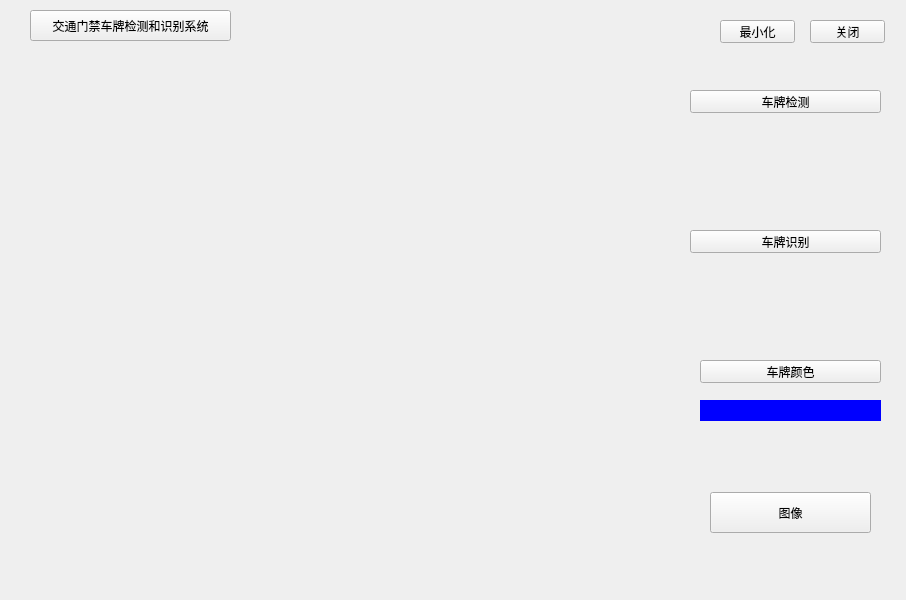
<?xml version="1.0" encoding="UTF-8"?>
<ui version="4.0">
 <class>MainWindow</class>
 <widget class="QMainWindow" name="MainWindow">
  <property name="geometry">
   <rect>
    <x>0</x>
    <y>0</y>
    <width>906</width>
    <height>600</height>
   </rect>
  </property>
  <property name="windowTitle">
   <string>交通门禁车牌检测和识别系统</string>
  </property>
  <property name="windowIcon">
   <iconset resource="my_pic.qrc">
    <normaloff>:/pic/pic/logo.ico</normaloff>:/pic/pic/logo.ico</iconset>
  </property>
  <widget class="QWidget" name="centralWidget">
   <widget class="QLabel" name="label">
    <property name="geometry">
     <rect>
      <x>30</x>
      <y>50</y>
      <width>611</width>
      <height>501</height>
     </rect>
    </property>
    <property name="text">
     <string/>
    </property>
   </widget>
   <widget class="QPushButton" name="pushButton">
    <property name="geometry">
     <rect>
      <x>720</x>
      <y>20</y>
      <width>75</width>
      <height>23</height>
     </rect>
    </property>
    <property name="text">
     <string>最小化</string>
    </property>
   </widget>
   <widget class="QPushButton" name="pushButton_2">
    <property name="geometry">
     <rect>
      <x>810</x>
      <y>20</y>
      <width>75</width>
      <height>23</height>
     </rect>
    </property>
    <property name="text">
     <string>关闭</string>
    </property>
   </widget>
   <widget class="QPushButton" name="pushButton_3">
    <property name="geometry">
     <rect>
      <x>690</x>
      <y>90</y>
      <width>191</width>
      <height>23</height>
     </rect>
    </property>
    <property name="text">
     <string>车牌检测</string>
    </property>
    <property name="icon">
     <iconset resource="my_pic.qrc">
      <normaloff>:/pic/pic/cut.png</normaloff>:/pic/pic/cut.png</iconset>
    </property>
   </widget>
   <widget class="QLabel" name="label_2">
    <property name="geometry">
     <rect>
      <x>700</x>
      <y>140</y>
      <width>181</width>
      <height>61</height>
     </rect>
    </property>
    <property name="text">
     <string/>
    </property>
   </widget>
   <widget class="QPushButton" name="pushButton_4">
    <property name="geometry">
     <rect>
      <x>690</x>
      <y>230</y>
      <width>191</width>
      <height>23</height>
     </rect>
    </property>
    <property name="text">
     <string>车牌识别</string>
    </property>
    <property name="icon">
     <iconset resource="my_pic.qrc">
      <normaloff>:/pic/pic/shibie.png</normaloff>:/pic/pic/shibie.png</iconset>
    </property>
   </widget>
   <widget class="QLabel" name="label_3">
    <property name="geometry">
     <rect>
      <x>700</x>
      <y>290</y>
      <width>171</width>
      <height>41</height>
     </rect>
    </property>
    <property name="text">
     <string/>
    </property>
   </widget>
   <widget class="QPushButton" name="pushButton_5">
    <property name="geometry">
     <rect>
      <x>700</x>
      <y>360</y>
      <width>181</width>
      <height>23</height>
     </rect>
    </property>
    <property name="text">
     <string>车牌颜色</string>
    </property>
    <property name="icon">
     <iconset resource="my_pic.qrc">
      <normaloff>:/pic/pic/color.png</normaloff>:/pic/pic/color.png</iconset>
    </property>
   </widget>
   <widget class="QLabel" name="label_4">
    <property name="geometry">
     <rect>
      <x>700</x>
      <y>400</y>
      <width>181</width>
      <height>21</height>
     </rect>
    </property>
    <property name="styleSheet">
     <string notr="true">background-color: rgb(0, 0, 255);</string>
    </property>
    <property name="text">
     <string/>
    </property>
   </widget>
   <widget class="QPushButton" name="pushButton_6">
    <property name="geometry">
     <rect>
      <x>710</x>
      <y>492</y>
      <width>161</width>
      <height>41</height>
     </rect>
    </property>
    <property name="text">
     <string>图像</string>
    </property>
    <property name="icon">
     <iconset resource="my_pic.qrc">
      <normaloff>:/pic/pic/image.png</normaloff>:/pic/pic/image.png</iconset>
    </property>
   </widget>
   <!-- <widget class="QPushButton" name="pushButton_7">
    <property name="geometry">
     <rect>
      <x>810</x>
      <y>490</y>
      <width>71</width>
      <height>41</height>
     </rect>
    </property>
    <property name="text">
     <string>视频</string>
    </property>
    <property name="icon">
     <iconset resource="my_pic.qrc">
      <normaloff>:/pic/pic/video.png</normaloff>:/pic/pic/video.png</iconset>
    </property>
   </widget> -->
   <widget class="QPushButton" name="pushButton_8">
    <property name="geometry">
     <rect>
      <x>30</x>
      <y>10</y>
      <width>201</width>
      <height>31</height>
     </rect>
    </property>
    <property name="font">
     <font>
      <family>Meiryo UI</family>
     </font>
    </property>
    <property name="text">
     <string>交通门禁车牌检测和识别系统</string>
    </property>
    <property name="icon">
     <iconset resource="my_pic.qrc">
      <normaloff>:/pic/pic/logo.ico</normaloff>:/pic/pic/logo.ico</iconset>
    </property>
   </widget>
  </widget>
 </widget>
 <resources>
  <include location="my_pic.qrc"/>
 </resources>
 <connections/>
</ui>
